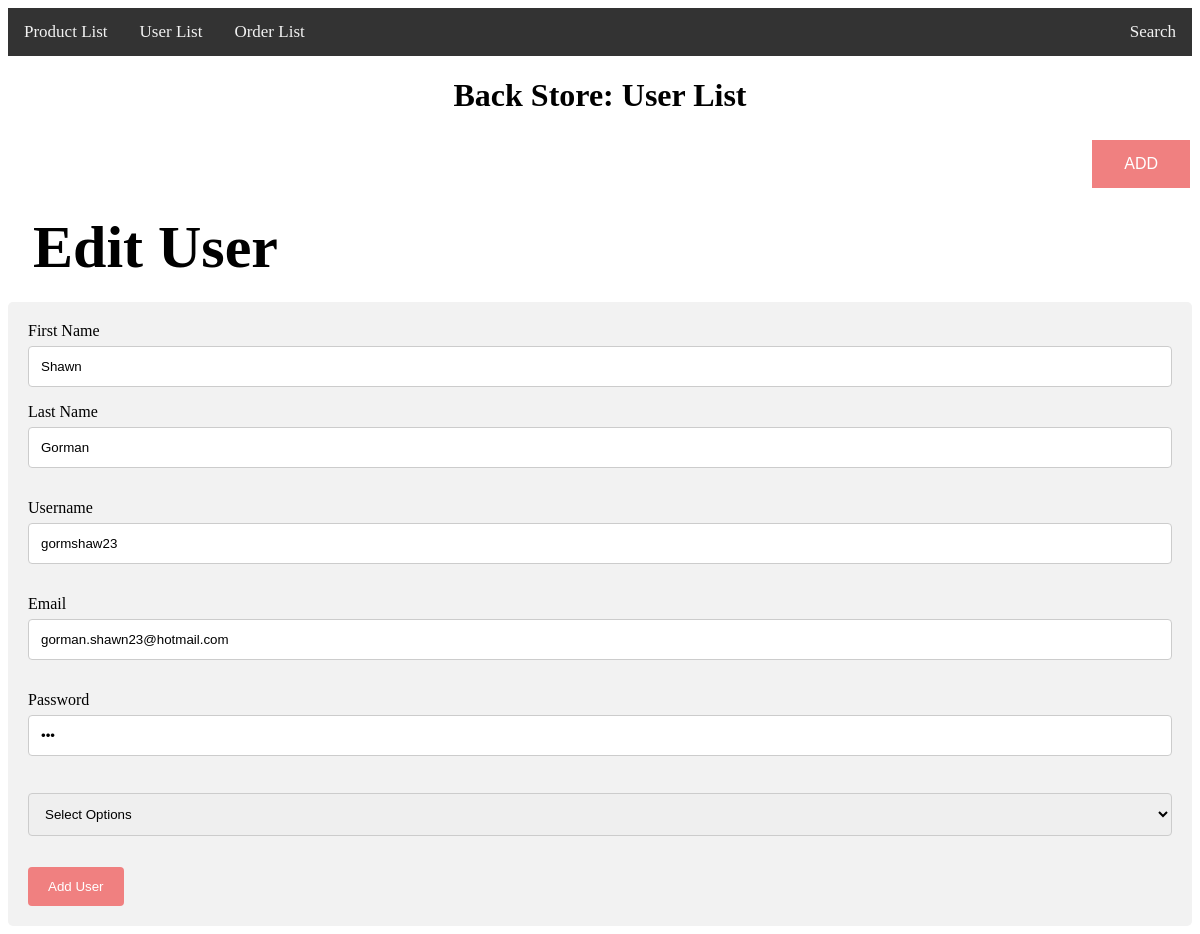
Page /verdi/P9_admin.php?source=edit_user&edit_user=5 on the committed database.
### tables this page shows
CREATE TABLE `users` (
  `user_id` int(3) NOT NULL,
  `user_name` varchar(255) NOT NULL,
  `user_password` varchar(255) NOT NULL,
  `user_firstname` varchar(255) NOT NULL,
  `user_lastname` varchar(255) NOT NULL,
  `user_email` varchar(255) NOT NULL,
  `user_image` text NOT NULL,
  `user_role` varchar(255) NOT NULL,
  `extra` varchar(255) NOT NULL
);

### verdi/include/P10_edit_user.php (the view, shortened to what this page needs)
<!DOCTYPE html>
<html lang="en">
<head>
    <link rel="stylesheet" href="MyStyleB.css">
</head>
<body>
    <div>
        <h2>Edit User</h2>
    </div>
    <div class="container">
    <?php
if(isset($_GET['edit_user'])){
    $the_user_id = $_GET['edit_user'];
    $query = "SELECT * FROM users WHERE user_id = $the_user_id ";
$select_users_query = mysqli_query($connection, $query);
while($row = mysqli_fetch_assoc($select_users_query)){
    $user_name = $row['user_name'];
    $user_password = $row['user_password'];
    $user_firstname = $row['user_firstname'];
    $user_lastname = $row['user_lastname'];
    $user_email = $row['user_email'];
    $user_role = $row['user_role'];
}
}
    ?>
        <form action="" method="post" enctype="multipart/form-data">
            <label for="fname">First Name</label>
            <input type="text" id="fname" value="<?php echo $user_firstname;?>" name="user_firstname" placeholder="i.e: Diana">
            <div>
                <label for="lname">Last Name</label>
                <input type="text" id="lname" name="user_lastname" value="<?php echo $user_lastname;?>" placeholder="i.e: Prince">
            </div>
            <div style="margin-top: 15px;">
                <label for="country">Username</label>
                <input type="text" id="lname" name="user_name" value="<?php echo $user_name;?>" placeholder="therealwonderwoman">
            </div>
            <div style="margin-top: 15px;">
            <label for="subject">Email </label>
            <input type="email" id="lname" name="user_email" value="<?php echo $user_email;?>" placeholder="wonderwoman.biz@yahoo.com">
            </div>
          <div style="margin-top: 15px;">
          <label for="country">Password</label>
            <input type="password" id="lname" name="user_password" value="<?php echo $user_password;?>" placeholder="">
          </div>
          <div style="margin-top: 15px;">
                <select name="user_role" value="<?php echo $user_role;?>" id="lname">
                    <option value="customer">Select Options</option>
                </select>
            </div>
            <input style="margin-top: 15px;" type="submit" name="edit_user" value="Add User">
        </form>
    </div>
</body>
</html>

### verdi/include/P10_edit_user.php (style rules this page uses)
h2 { font-family: Georgia, 'Times New Roman', Times, serif; text-align: left; font-size: 60px; line-height: 60px; margin: 25px; }
input[type=text], select, textarea { width: 100%; padding: 12px; border: 1px solid #ccc; border-radius: 4px; box-sizing: border-box; margin-top: 6px; margin-bottom: 16px; resize: vertical }
input[type=email], select, textarea { width: 100%; padding: 12px; border: 1px solid #ccc; border-radius: 4px; box-sizing: border-box; margin-top: 6px; margin-bottom: 16px; resize: vertical }
input[type=password], select, textarea { width: 100%; padding: 12px; border: 1px solid #ccc; border-radius: 4px; box-sizing: border-box; margin-top: 6px; margin-bottom: 16px; resize: vertical }
input[type=submit] { background-color: rgb(240, 128, 128); color: white; padding: 12px 20px; border: none; border-radius: 4px; cursor: pointer; }
.container { border-radius: 5px; background-color: #f2f2f2; padding: 20px; }

### rows in the picture
users: user_firstname "Shawn", user_lastname "Gorman", user_name "gormshaw23", user_email "gorman.shawn23@hotmail.com", user_role "Select Options"
